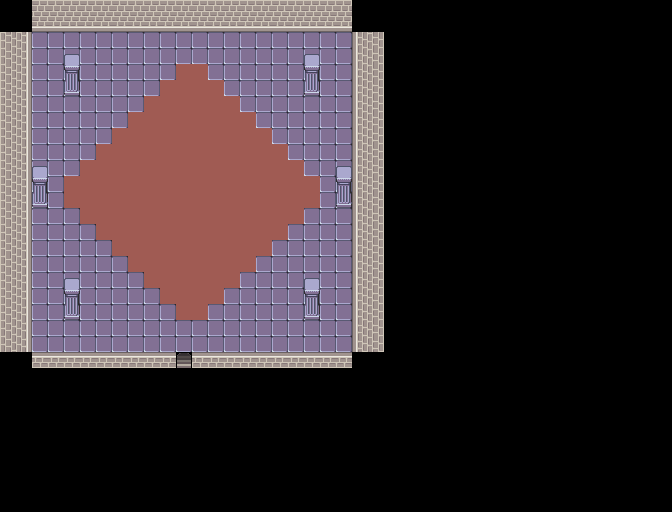

A level layout from a 2D game, rendered from its tile map. Below: a short description, then the map file with tile-grid data replaced by summaries:
An orthogonal 42x32 tile map with 16x16 px tiles, 3 tile layers (Terreno, Personaggio, Decorazione).

<map version="1.10" tiledversion="1.11.2" orientation="orthogonal" renderorder="right-down" width="42" height="32" tilewidth="16" tileheight="16" infinite="0" nextlayerid="4" nextobjectid="1">
 <tileset firstgid="1" source="secondo.tsx" />
 <layer id="1" name="Terreno" width="42" height="32">
  <data>[1344 cells, 550 non-empty, 4 distinct tile ids]</data>
 </layer>
 <layer id="2" name="Personaggio" width="42" height="32">
  <data>[1344 cells, 6 non-empty, 3 distinct tile ids]</data>
 </layer>
 <layer id="3" name="Decorazione" width="42" height="32">
  <data>[1344 cells, 157 non-empty, 5 distinct tile ids]</data>
 </layer>
</map>
